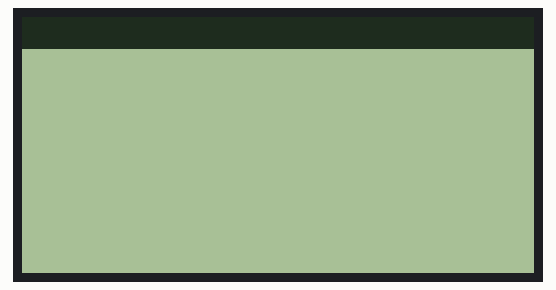
The sketch below on a simulated Arduino Uno, built with avr-gcc and run on an emulated ATmega328P. Shown: 128×64 one-colour display.

Above: at 1.27 s.
At 2.56 s:
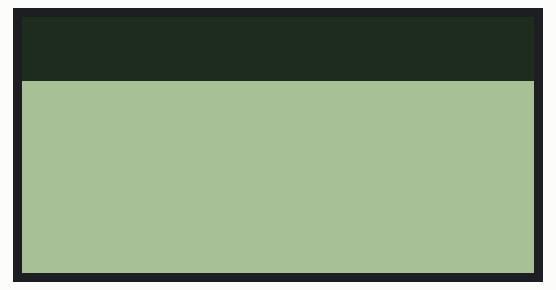
At 3.85 s:
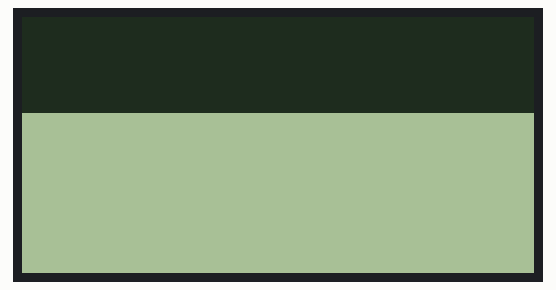
At 5.15 s:
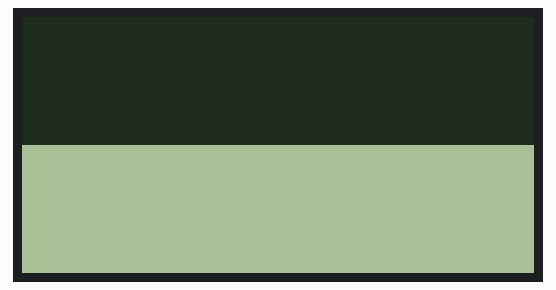
At 6.44 s:
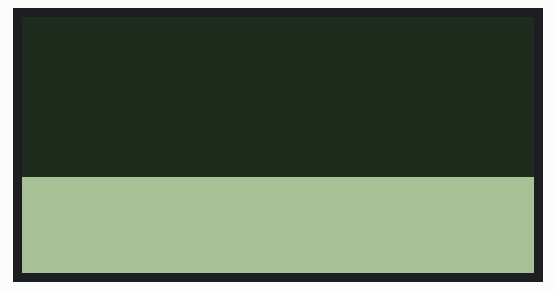
At 9.03 s:
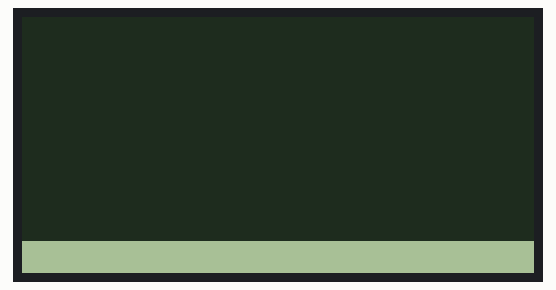

Measured:
- by itself, everything shown: repeats every 10.3 s, in 128 steps

The sketch:

filler.ino
```cpp
#include <U8g2lib.h>
#define DELAY 50
#define SIZE 8
U8G2_KS0108_128X64_F u8g2(U8G2_R0, 13, 12, 11, 10, 9, 8, 7, 6,
                          2, 3, 5, 4, U8X8_PIN_NONE, U8X8_PIN_NONE);

void setup(void)
{
  u8g2.begin();
}

void loop(void)
{
  u8g2.clearBuffer();
  u8g2.setDrawColor(true);
  int height = 64;
  int width = 128;
  int h = 0;
  int w = 0;
  while (h < height) {
    while (w < width) {
      u8g2.drawBox(w,h,SIZE,SIZE);
      u8g2.sendBuffer();
      delay(DELAY);
      w = w + SIZE;
    }
    w = 0;
    u8g2.drawBox(w,h,SIZE,SIZE);
    u8g2.sendBuffer();
    delay(DELAY);
    h = h + SIZE;
  }
}
```
